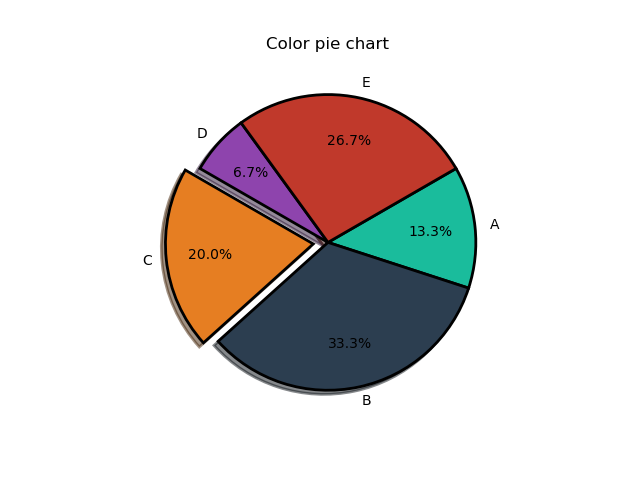

The Python source for this figure:
# Author:  Martin McBride
# Created: 2022-03-29
# Copyright (C) 2022, Martin McBride
# License: MIT

import matplotlib.pyplot as plt

v = [2, 5, 3, 1, 4]
labels = ["A", "B", "C", "D", "E"]
colors = ["#1abc9c", "#2c3e50", "#e67e22", "#8e44ad", "#c0392b"]
explode = [0, 0, 0.1, 0, 0]
wedge_properties = {"edgecolor":"k",'linewidth': 2}

plt.pie(v, labels=labels, explode=explode, colors=colors, startangle=30,
           counterclock=False, shadow=True, wedgeprops=wedge_properties,
           autopct="%1.1f%%", pctdistance=0.7)
plt.title("Color pie chart")
plt.savefig("piechart-styling.png")
plt.show()
